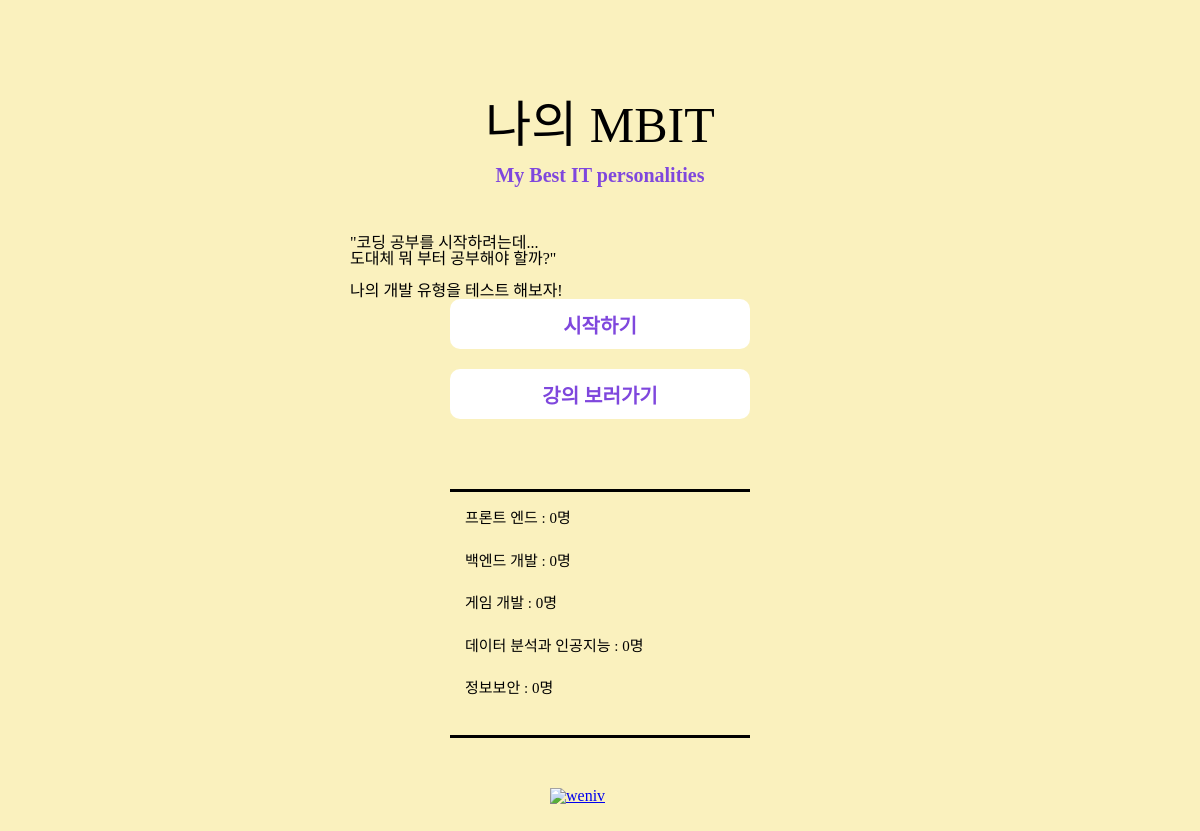
The app's page /, older data.
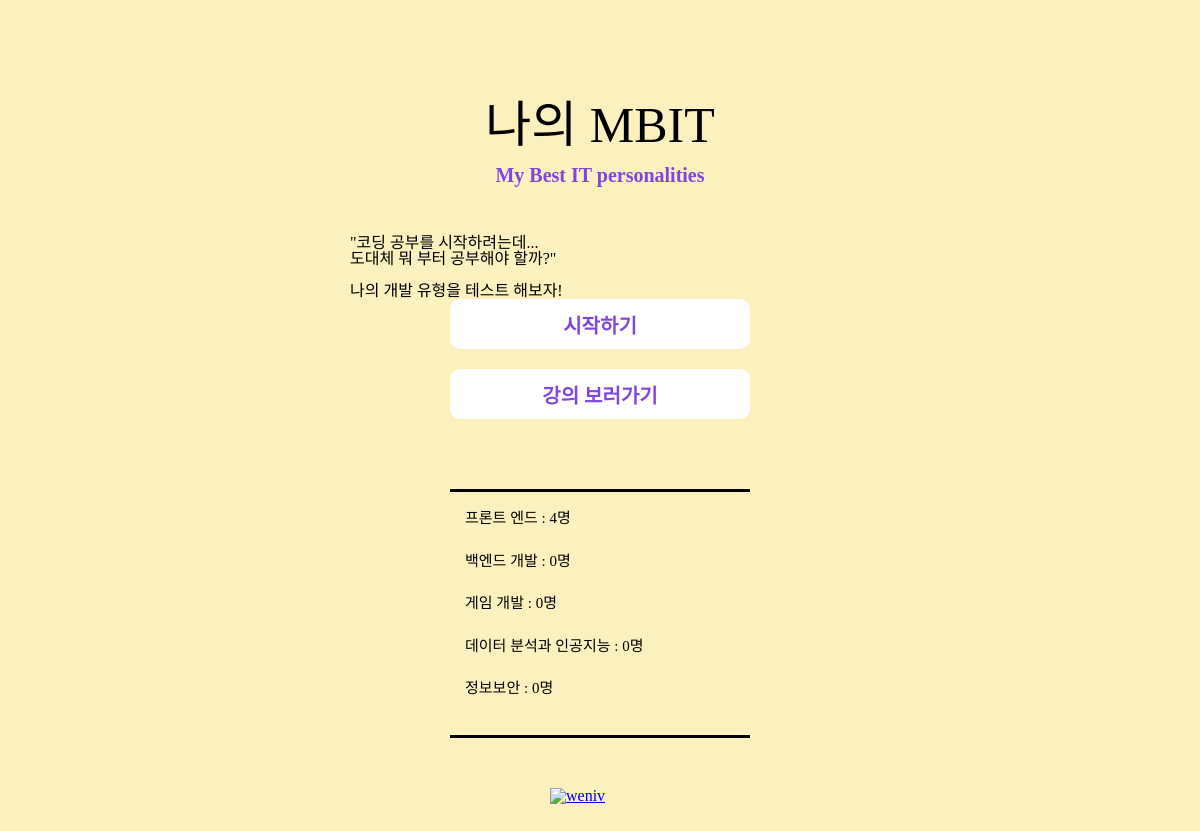
The same page, newer data.
### main/models.py (models this page shows, shortened)
class Developer(models.Model):
    name = models.CharField(max_length=50)
    count = models.IntegerField(default=0)

### main/views.py (the view)
# urls.py: path('', views.index),
def index(request):
    developers = Developer.objects.all()
    context = {
        'developers' : developers,
    }
    return render(request, 'index.html', context=context)

### main/templates/index.html (shortened to what this page needs)
{% load static %}
<!DOCTYPE html>
<html lang="en">
<head>
    <link rel="stylesheet" type="text/css" href="{% static 'css/reset.css' %}">
    <link rel="stylesheet" type="text/css" href="{% static 'css/style.css' %}">
</head>
<body>
    <section id="main_contents">
        <div class="wrapper">
            <div class="title">
                <h3 class="main_title">나의 MBIT</h3>
                <h3 class="sub_title">My Best IT personalities</h3>
            </div>
            <div class="explain">
                <p>
                    "코딩 공부를 시작하려는데...<br>
                    도대체 뭐 부터 공부해야 할까?"<br><br>
                    나의 개발 유형을 테스트 해보자!
                </p>
            </div>
            <div class="buttons">
                <a href="/form/">
                    <button class="start" type="button">시작하기</button>
                </a>
                <a href="http://www.paullab.co.kr/curriculum.html" target="_blank">
                    <button class="lecture">강의 보러가기</button>
                </a>
            </div>
            <div class="result_data">
                <div class="data_wrap">
                    <ul>
                        {% for developer in developers %}
                            <li>{{ developer.name }} : {{ developer.count }}명</li>
                        {% endfor %}
                    </ul>
                </div>
            </div>
            <div class="weniv">
                <a href="http://www.paullab.co.kr">
                    <img src="{% static 'image/weniv_text_logo.png' %}" alt="weniv">
                </a>
            </div>
        </div>
    </section>
</body>
</html>

Row changes from the older to the newer data that the page shows:
changed Developer "프론트 엔드": count "0" → "4"
